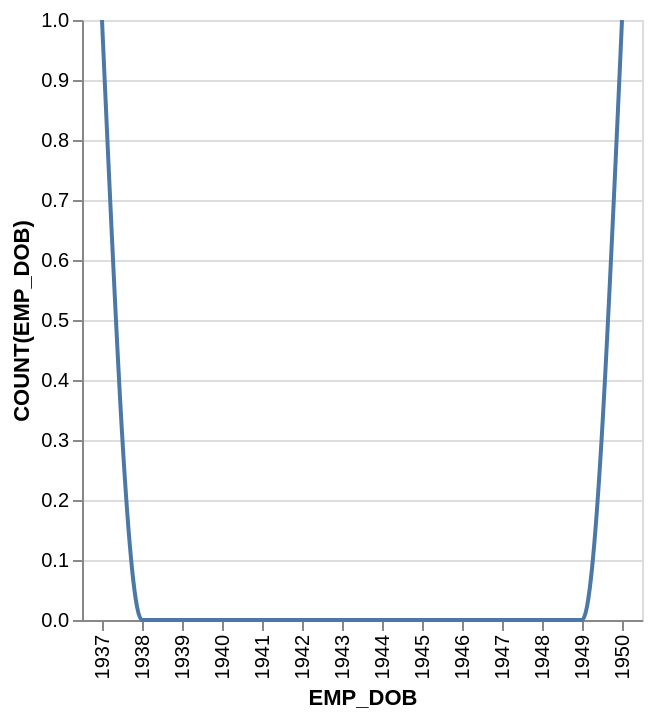

Vega-Lite specification for this chart:
### Vega-Lite specification from a JSON file in a GitHub repository (floating-point values rounded to 4 significant figures)
{"data": {"values": [{"x_data": "1937", "y_data": 1}, {"x_data": "1938", "y_data": 0}, {"x_data": "1939", "y_data": 0}, {"x_data": "1940", "y_data": 0}, {"x_data": "1941", "y_data": 0}, {"x_data": "1942", "y_data": 0}, {"x_data": "1943", "y_data": 0}, {"x_data": "1944", "y_data": 0}, {"x_data": "1945", "y_data": 0}, {"x_data": "1946", "y_data": 0}, {"x_data": "1947", "y_data": 0}, {"x_data": "1948", "y_data": 0}, {"x_data": "1949", "y_data": 0}, {"x_data": "1950", "y_data": 1}]}, "mark": {"type": "line", "interpolate": "monotone"}, "encoding": {"x": {"field": "x_data", "type": "nominal", "title": "EMP_DOB", "sort": "ascending"}, "y": {"field": "y_data", "type": "quantitative", "title": "COUNT(EMP_DOB)"}}}
